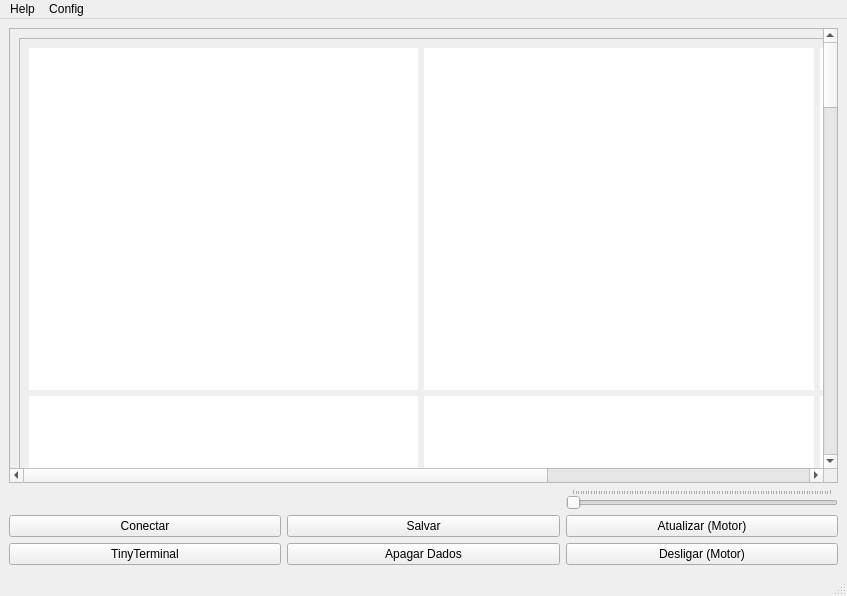
<?xml version="1.0" encoding="UTF-8"?>
<ui version="4.0">
 <class>MainWindow</class>
 <widget class="QMainWindow" name="MainWindow">
  <property name="geometry">
   <rect>
    <x>0</x>
    <y>0</y>
    <width>847</width>
    <height>596</height>
   </rect>
  </property>
  <property name="windowTitle">
   <string>MainWindow</string>
  </property>
  <property name="toolButtonStyle">
   <enum>Qt::ToolButtonIconOnly</enum>
  </property>
  <property name="documentMode">
   <bool>false</bool>
  </property>
  <property name="tabShape">
   <enum>QTabWidget::Triangular</enum>
  </property>
  <widget class="QWidget" name="centralwidget">
   <property name="sizePolicy">
    <sizepolicy hsizetype="Expanding" vsizetype="Preferred">
     <horstretch>0</horstretch>
     <verstretch>0</verstretch>
    </sizepolicy>
   </property>
   <property name="styleSheet">
    <string notr="true"/>
   </property>
   <layout class="QGridLayout" name="gridLayout">
    <item row="3" column="2">
     <widget class="QPushButton" name="Motor_update">
      <property name="font">
       <font>
        <stylestrategy>PreferAntialias</stylestrategy>
       </font>
      </property>
      <property name="styleSheet">
       <string notr="true"/>
      </property>
      <property name="text">
       <string>Atualizar (Motor)</string>
      </property>
     </widget>
    </item>
    <item row="3" column="1">
     <widget class="QPushButton" name="Save_CSV">
      <property name="styleSheet">
       <string notr="true"/>
      </property>
      <property name="text">
       <string>Salvar</string>
      </property>
     </widget>
    </item>
    <item row="1" column="1">
     <spacer name="horizontalSpacer">
      <property name="orientation">
       <enum>Qt::Horizontal</enum>
      </property>
      <property name="sizeHint" stdset="0">
       <size>
        <width>40</width>
        <height>20</height>
       </size>
      </property>
     </spacer>
    </item>
    <item row="0" column="0" colspan="3">
     <widget class="QScrollArea" name="Graficos_Scroll">
      <property name="mouseTracking">
       <bool>true</bool>
      </property>
      <property name="tabletTracking">
       <bool>true</bool>
      </property>
      <property name="verticalScrollBarPolicy">
       <enum>Qt::ScrollBarAlwaysOn</enum>
      </property>
      <property name="sizeAdjustPolicy">
       <enum>QAbstractScrollArea::AdjustToContents</enum>
      </property>
      <property name="widgetResizable">
       <bool>true</bool>
      </property>
      <widget class="QWidget" name="scrollAreaWidgetContents">
       <property name="geometry">
        <rect>
         <x>0</x>
         <y>0</y>
         <width>1218</width>
         <height>2818</height>
        </rect>
       </property>
       <layout class="QVBoxLayout" name="verticalLayout_2">
        <item>
         <widget class="QFrame" name="frame">
          <property name="minimumSize">
           <size>
            <width>1200</width>
            <height>2800</height>
           </size>
          </property>
          <property name="styleSheet">
           <string notr="true"/>
          </property>
          <property name="frameShape">
           <enum>QFrame::StyledPanel</enum>
          </property>
          <property name="frameShadow">
           <enum>QFrame::Raised</enum>
          </property>
          <layout class="QGridLayout" name="gridLayout_2">
           <item row="0" column="2">
            <widget class="PlotWidget" name="Plot_3" native="true">
             <property name="styleSheet">
              <string notr="true">background-color: rgb(255, 255, 255);</string>
             </property>
            </widget>
           </item>
           <item row="1" column="0">
            <widget class="PlotWidget" name="Plot_4" native="true">
             <property name="styleSheet">
              <string notr="true">background-color: rgb(255, 255, 255);</string>
             </property>
            </widget>
           </item>
           <item row="0" column="0">
            <widget class="PlotWidget" name="Plot_1" native="true">
             <property name="styleSheet">
              <string notr="true">background-color: rgb(255, 255, 255);</string>
             </property>
            </widget>
           </item>
           <item row="0" column="1">
            <widget class="PlotWidget" name="Plot_2" native="true">
             <property name="styleSheet">
              <string notr="true">background-color: rgb(255, 255, 255);</string>
             </property>
            </widget>
           </item>
           <item row="1" column="2">
            <widget class="PlotWidget" name="Plot_6" native="true">
             <property name="styleSheet">
              <string notr="true">background-color: rgb(255, 255, 255);</string>
             </property>
            </widget>
           </item>
           <item row="4" column="0">
            <widget class="PlotWidget" name="Plot_10" native="true">
             <property name="styleSheet">
              <string notr="true">background-color: rgb(255, 255, 255);</string>
             </property>
            </widget>
           </item>
           <item row="1" column="1">
            <widget class="PlotWidget" name="Plot_5" native="true">
             <property name="styleSheet">
              <string notr="true">background-color: rgb(255, 255, 255);</string>
             </property>
            </widget>
           </item>
           <item row="8" column="2">
            <widget class="PlotWidget" name="Plot_24" native="true">
             <property name="styleSheet">
              <string notr="true">background-color: rgb(255, 255, 255);</string>
             </property>
            </widget>
           </item>
           <item row="7" column="2">
            <widget class="PlotWidget" name="Plot_21" native="true">
             <property name="styleSheet">
              <string notr="true">background-color: rgb(255, 255, 255);</string>
             </property>
            </widget>
           </item>
           <item row="4" column="1">
            <widget class="PlotWidget" name="Plot_11" native="true">
             <property name="styleSheet">
              <string notr="true">background-color: rgb(255, 255, 255);</string>
             </property>
            </widget>
           </item>
           <item row="8" column="1">
            <widget class="PlotWidget" name="Plot_23" native="true">
             <property name="styleSheet">
              <string notr="true">background-color: rgb(255, 255, 255);</string>
             </property>
            </widget>
           </item>
           <item row="8" column="0">
            <widget class="PlotWidget" name="Plot_22" native="true">
             <property name="styleSheet">
              <string notr="true">background-color: rgb(255, 255, 255);</string>
             </property>
            </widget>
           </item>
           <item row="6" column="0">
            <widget class="PlotWidget" name="Plot_16" native="true">
             <property name="styleSheet">
              <string notr="true">background-color: rgb(255, 255, 255);</string>
             </property>
            </widget>
           </item>
           <item row="2" column="2">
            <widget class="PlotWidget" name="Plot_9" native="true">
             <property name="styleSheet">
              <string notr="true">background-color: rgb(255, 255, 255);</string>
             </property>
            </widget>
           </item>
           <item row="5" column="2">
            <widget class="PlotWidget" name="Plot_15" native="true">
             <property name="styleSheet">
              <string notr="true">background-color: rgb(255, 255, 255);</string>
             </property>
            </widget>
           </item>
           <item row="6" column="1">
            <widget class="PlotWidget" name="Plot_17" native="true">
             <property name="styleSheet">
              <string notr="true">background-color: rgb(255, 255, 255);</string>
             </property>
            </widget>
           </item>
           <item row="2" column="0">
            <widget class="PlotWidget" name="Plot_7" native="true">
             <property name="styleSheet">
              <string notr="true">background-color: rgb(255, 255, 255);</string>
             </property>
            </widget>
           </item>
           <item row="7" column="1">
            <widget class="PlotWidget" name="Plot_20" native="true">
             <property name="styleSheet">
              <string notr="true">background-color: rgb(255, 255, 255);</string>
             </property>
            </widget>
           </item>
           <item row="4" column="2">
            <widget class="PlotWidget" name="Plot_12" native="true">
             <property name="styleSheet">
              <string notr="true">background-color: rgb(255, 255, 255);</string>
             </property>
            </widget>
           </item>
           <item row="6" column="2">
            <widget class="PlotWidget" name="Plot_18" native="true">
             <property name="styleSheet">
              <string notr="true">background-color: rgb(255, 255, 255);</string>
             </property>
            </widget>
           </item>
           <item row="5" column="0">
            <widget class="PlotWidget" name="Plot_13" native="true">
             <property name="styleSheet">
              <string notr="true">background-color: rgb(255, 255, 255);</string>
             </property>
            </widget>
           </item>
           <item row="7" column="0">
            <widget class="PlotWidget" name="Plot_19" native="true">
             <property name="styleSheet">
              <string notr="true">background-color: rgb(255, 255, 255);</string>
             </property>
            </widget>
           </item>
           <item row="2" column="1">
            <widget class="PlotWidget" name="Plot_8" native="true">
             <property name="styleSheet">
              <string notr="true">background-color: rgb(255, 255, 255);</string>
             </property>
            </widget>
           </item>
           <item row="5" column="1">
            <widget class="PlotWidget" name="Plot_14" native="true">
             <property name="styleSheet">
              <string notr="true">background-color: rgb(255, 255, 255);</string>
             </property>
            </widget>
           </item>
          </layout>
         </widget>
        </item>
       </layout>
      </widget>
     </widget>
    </item>
    <item row="1" column="2">
     <widget class="QSlider" name="Motor_action">
      <property name="enabled">
       <bool>true</bool>
      </property>
      <property name="font">
       <font>
        <stylestrategy>PreferDefault</stylestrategy>
       </font>
      </property>
      <property name="focusPolicy">
       <enum>Qt::WheelFocus</enum>
      </property>
      <property name="contextMenuPolicy">
       <enum>Qt::ActionsContextMenu</enum>
      </property>
      <property name="toolTip">
       <string/>
      </property>
      <property name="autoFillBackground">
       <bool>false</bool>
      </property>
      <property name="styleSheet">
       <string notr="true">color: rgb(246, 97, 81);</string>
      </property>
      <property name="maximum">
       <number>100</number>
      </property>
      <property name="orientation">
       <enum>Qt::Horizontal</enum>
      </property>
      <property name="tickPosition">
       <enum>QSlider::TicksAbove</enum>
      </property>
     </widget>
    </item>
    <item row="3" column="0">
     <widget class="QPushButton" name="pushButton_2">
      <property name="text">
       <string>Conectar</string>
      </property>
     </widget>
    </item>
    <item row="4" column="0">
     <widget class="QPushButton" name="Tiny_Terminal">
      <property name="text">
       <string>TinyTerminal</string>
      </property>
     </widget>
    </item>
    <item row="1" column="0">
     <spacer name="horizontalSpacer_2">
      <property name="orientation">
       <enum>Qt::Horizontal</enum>
      </property>
      <property name="sizeHint" stdset="0">
       <size>
        <width>40</width>
        <height>20</height>
       </size>
      </property>
     </spacer>
    </item>
    <item row="4" column="1">
     <widget class="QPushButton" name="pushButton">
      <property name="text">
       <string>Apagar Dados</string>
      </property>
     </widget>
    </item>
    <item row="4" column="2">
     <widget class="QPushButton" name="Motor_off">
      <property name="styleSheet">
       <string notr="true"/>
      </property>
      <property name="text">
       <string>Desligar (Motor)</string>
      </property>
     </widget>
    </item>
   </layout>
  </widget>
  <widget class="QMenuBar" name="menubar">
   <property name="geometry">
    <rect>
     <x>0</x>
     <y>0</y>
     <width>847</width>
     <height>24</height>
    </rect>
   </property>
   <widget class="QMenu" name="menuHelp">
    <property name="title">
     <string>Help</string>
    </property>
    <widget class="QMenu" name="menuModoDaTela">
     <property name="title">
      <string>Modo da Tela</string>
     </property>
     <addaction name="actionClaro"/>
     <addaction name="actionEscuro"/>
    </widget>
    <addaction name="actionInfos"/>
    <addaction name="menuModoDaTela"/>
   </widget>
   <widget class="QMenu" name="menuConfig">
    <property name="title">
     <string>Config</string>
    </property>
    <widget class="QMenu" name="menuMotor">
     <property name="title">
      <string>Motor</string>
     </property>
     <addaction name="actionLoad"/>
     <addaction name="actionCreate"/>
    </widget>
    <widget class="QMenu" name="menuBattery">
     <property name="title">
      <string>Battery</string>
     </property>
     <addaction name="actionLoad_2"/>
     <addaction name="actionCreate_2"/>
    </widget>
    <addaction name="separator"/>
    <addaction name="menuMotor"/>
    <addaction name="menuBattery"/>
    <addaction name="actionLoadCells"/>
   </widget>
   <addaction name="menuHelp"/>
   <addaction name="menuConfig"/>
  </widget>
  <widget class="QStatusBar" name="statusbar"/>
  <action name="actionInfos">
   <property name="text">
    <string>Infos</string>
   </property>
  </action>
  <action name="actionTare">
   <property name="text">
    <string>Tare</string>
   </property>
  </action>
  <action name="actionCalibrate">
   <property name="text">
    <string>Calibrate</string>
   </property>
  </action>
  <action name="actionReset">
   <property name="text">
    <string>Reset</string>
   </property>
  </action>
  <action name="actionSetParameters">
   <property name="text">
    <string>SetParameters</string>
   </property>
  </action>
  <action name="actionLoadCells">
   <property name="text">
    <string>Load Cells</string>
   </property>
  </action>
  <action name="actionClaro">
   <property name="text">
    <string>Claro</string>
   </property>
  </action>
  <action name="actionEscuro">
   <property name="text">
    <string>Escuro</string>
   </property>
  </action>
  <action name="actionLoad">
   <property name="text">
    <string>Load</string>
   </property>
  </action>
  <action name="actionCreate">
   <property name="text">
    <string>Create</string>
   </property>
  </action>
  <action name="actionLoad_2">
   <property name="text">
    <string>Load</string>
   </property>
  </action>
  <action name="actionCreate_2">
   <property name="text">
    <string>Create</string>
   </property>
  </action>
 </widget>
 <customwidgets>
  <customwidget>
   <class>PlotWidget</class>
   <extends>QWidget</extends>
   <header>pyqtgraph.h</header>
   <container>1</container>
  </customwidget>
 </customwidgets>
 <resources>
  <include location="recursos.qrc"/>
 </resources>
 <connections/>
</ui>
